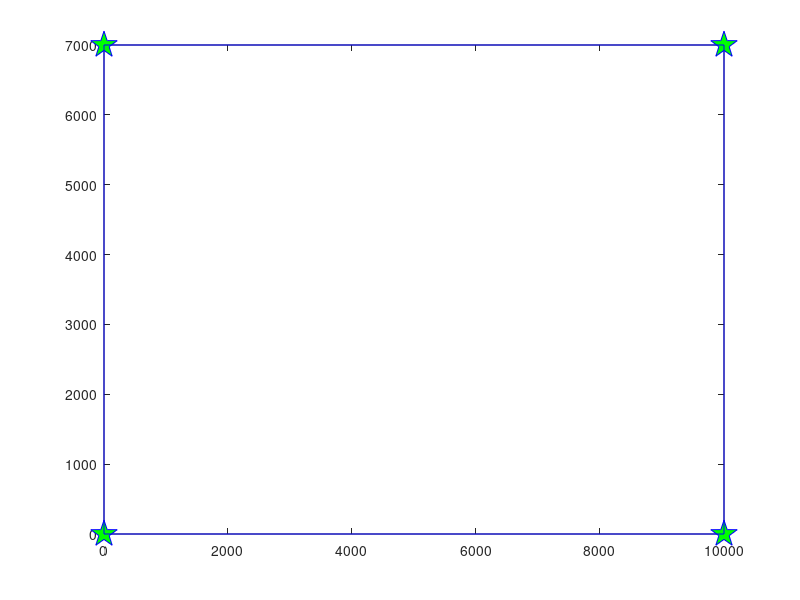

MATLAB code for this plot: (Note: this script raises an error after producing the figure.)
close all;
clear all;
clc

fig = figure;
frame = getframe(fig); % 获取frame

set(gcf,'outerposition',get(0,'screensize'));
axis equal;

FlyBox = [0 0;
    0 7000;
    10000 7000;
    10000 0;
    0 0];
pause(1)
% plot(FlyBox(1:end-1,1),FlyBox(1:end-1,2),'gp', 'MarkerSize',20,'MarkerEdgeColor','b','MarkerFaceColor',[0 1 0]);%方形点填充颜色
plot(FlyBox(1:end-1,1),FlyBox(1:end-1,2),'gp', 'MarkerSize',20,'MarkerEdgeColor','b','MarkerFaceColor',[0 1 0]);%方形点填充颜色
hold on;
plot(FlyBox(:,1),FlyBox(:,2),'b');
% plot(FlyBox(:,1),FlyBox(:,2),'b', 'MarkerSize',15);
hold on;

for i=0:7000
	r=zhixiang_xiexian(i);
	if r==1
		line([0 10000],[3500 i]);
		hold on;
	end
end

